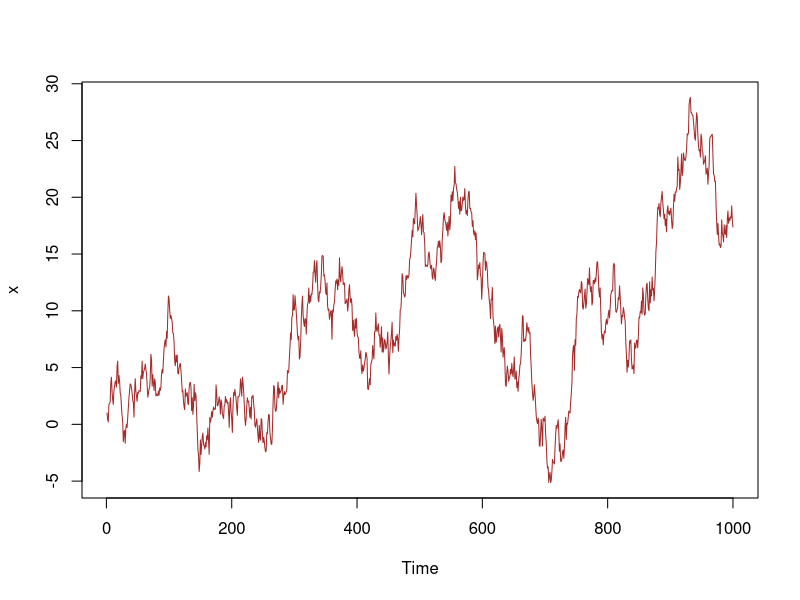

Reproduce this figure in R.
### ランダムウォークのシミュレーション
set.seed(123)
n <- 1000 # 時系列の長さ
x0 <- 1   # 初期値
epsilon <- rnorm(n-1)
## for文によって生成する方法
x <- ts(double(n))
x[1] <- x0
for(i in 2:n) x[i] <- x[i-1] + epsilon[i-1]
plot(x, col="brown")
## 関数diffinvを使う方法 (こちらの方が速い)
y <- ts(diffinv(epsilon, xi=x0))
sum(abs(x - y)) # xとyは全く同じ系列
## 参考．diffは階差(差分)，diffinvはその逆関数(和分)
(0:10)^2
diff((0:10)^2)
diffinv(diff((0:10)^2))
